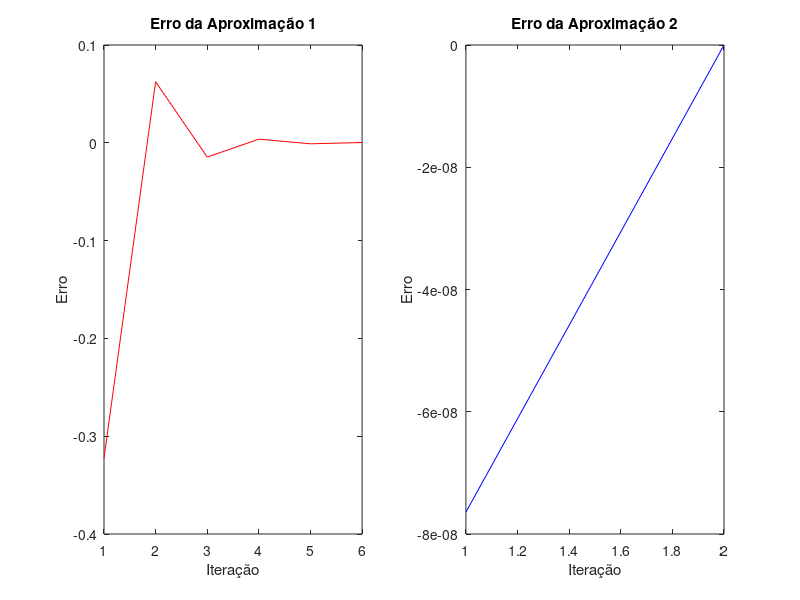

Write the MATLAB code that produced this figure.
#arthur moreira de oliveira | 205B
delta = 1e-3;

k = 0;
term = 1;
sum1 = 0;
errors1 = [];

while (term > delta) || (term < -delta)
    term = ((-3)^(-k)) / (2*k + 1);
    sum1 = sum1 + term;
    erro = pi - sqrt(12) * sum1;
    errors1(end+1) = erro;
    k = k + 1;
end
pi_aprox1 = sqrt(12) * sum1;

k = 0;
term = 1;
sum2 = 0;
errors2 = [];

while (term > delta) || (term < -delta)
    numerador = factorial(4*k) * (1103 + 26390*k);
    denominador = (factorial(k)^4) * (396^(4*k));
    term = numerador / denominador;
    sum2 = sum2 + term;
    erro = pi - 1 / ((2*sqrt(2)/9801) * sum2);
    errors2(end+1) = erro;
    k = k + 1;
end
pi_aprox2 = 1 / ((2*sqrt(2)/9801) * sum2);

printf('π aprox1: %.15f\n', pi_aprox1);
printf('π aprox2: %.15f\n', pi_aprox2);

figure;
subplot(1,2,1);
plot(1:length(errors1), errors1, 'r');
title('Erro da Aproximação 1');
xlabel('Iteração'); ylabel('Erro');

subplot(1,2,2);
plot(1:length(errors2), errors2, 'b');
title('Erro da Aproximação 2');
xlabel('Iteração'); ylabel('Erro');
